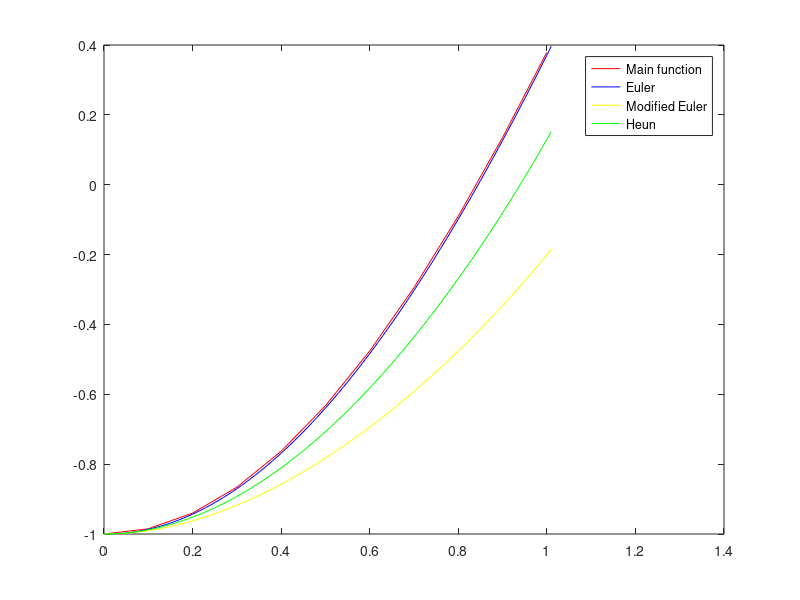

This chart was generated by the following MATLAB code:
# Lab 1. Kalishuk Ivan. Variant 1display("lab_1")function res = func(x,y)  res = (2 - y)*tan(x);
endfunction
function [res_x, res_y] = Euler(f, x, y, h)  res_x = [x];  res_y = [y];  for i=0:h:1    y = y + h*feval(f,x,y);    x = x + h;    res_x = [res_x, x];    res_y = [res_y, y];  endforendfunctionfunction [res_x, res_y] = Runge_Kutta(f, x, y, h, alfa)  res_x = [x];  res_y = [y];  for i = 0:h:1    res_f = feval(f,x,y);    y = y + h*((1 - alfa)*res_f + alfa*feval(f, x + h/(2*alfa), x + h/(2*alfa)*res_f));    x = x + h;    res_x = [res_x, x];    res_y = [res_y, y];  endforendfunctionfunction y = f(x)  y = 2 - 3 .*cos(x);endfunctiondisp("Main func")x0 = linspace(0,1,11)y0 = f(x0)disp("Euler")[x1,y1] = Euler('func',0,-1,0.01)disp("Modified Euler")[x2,y2] = Runge_Kutta('func',0,-1,0.01,1)disp("Heun")[x3,y3] = Runge_Kutta('func',0,-1,0.01,1/2)plot(x0,y0,'-r',x1,y1,'-b',x2,y2,'-y',x3,y3,'-g')legend("Main function", "Euler", "Modified Euler", "Heun")